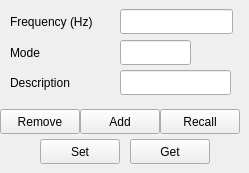
     <widget class="QWidget" name="rx2_3">
      <attribute name="title">
       <string>Rx 2</string>
      </attribute>
      <widget class="QPushButton" name="pushButton_11">
       <property name="geometry">
        <rect>
         <x>80</x>
         <y>109</y>
         <width>80</width>
         <height>25</height>
        </rect>
       </property>
       <property name="text">
        <string>Add</string>
       </property>
      </widget>
      <widget class="QPushButton" name="pushButton_12">
       <property name="geometry">
        <rect>
         <x>160</x>
         <y>109</y>
         <width>80</width>
         <height>25</height>
        </rect>
       </property>
       <property name="text">
        <string>Recall</string>
       </property>
      </widget>
      <widget class="QPushButton" name="pushButton_13">
       <property name="geometry">
        <rect>
         <x>130</x>
         <y>139</y>
         <width>80</width>
         <height>25</height>
        </rect>
       </property>
       <property name="text">
        <string>Get</string>
       </property>
      </widget>
      <widget class="QPushButton" name="pushButton_14">
       <property name="geometry">
        <rect>
         <x>0</x>
         <y>109</y>
         <width>80</width>
         <height>25</height>
        </rect>
       </property>
       <property name="text">
        <string>Remove</string>
       </property>
      </widget>
      <widget class="QLineEdit" name="lineEdit_22">
       <property name="geometry">
        <rect>
         <x>120</x>
         <y>9</y>
         <width>113</width>
         <height>25</height>
        </rect>
       </property>
       <property name="inputMask">
        <string>99999999999</string>
       </property>
       <property name="text">
        <string/>
       </property>
       <property name="maxLength">
        <number>11</number>
       </property>
      </widget>
      <widget class="QLabel" name="label_22">
       <property name="geometry">
        <rect>
         <x>10</x>
         <y>44</y>
         <width>101</width>
         <height>17</height>
        </rect>
       </property>
       <property name="text">
        <string>Mode</string>
       </property>
      </widget>
      <widget class="QPushButton" name="pushButton_15">
       <property name="geometry">
        <rect>
         <x>40</x>
         <y>139</y>
         <width>80</width>
         <height>25</height>
        </rect>
       </property>
       <property name="text">
        <string>Set</string>
       </property>
      </widget>
      <widget class="QLineEdit" name="lineEdit_23">
       <property name="geometry">
        <rect>
         <x>120</x>
         <y>70</y>
         <width>111</width>
         <height>25</height>
        </rect>
       </property>
       <property name="inputMask">
        <string/>
       </property>
       <property name="maxLength">
        <number>32767</number>
       </property>
      </widget>
      <widget class="QLabel" name="label_23">
       <property name="geometry">
        <rect>
         <x>10</x>
         <y>74</y>
         <width>101</width>
         <height>17</height>
        </rect>
       </property>
       <property name="text">
        <string>Description</string>
       </property>
      </widget>
      <widget class="QLabel" name="label_24">
       <property name="geometry">
        <rect>
         <x>10</x>
         <y>13</y>
         <width>101</width>
         <height>17</height>
        </rect>
       </property>
       <property name="text">
        <string>Frequency (Hz)</string>
       </property>
      </widget>
      <widget class="QLineEdit" name="lineEdit_24">
       <property name="geometry">
        <rect>
         <x>120</x>
         <y>40</y>
         <width>71</width>
         <height>25</height>
        </rect>
       </property>
       <property name="inputMask">
        <string/>
       </property>
       <property name="maxLength">
        <number>32767</number>
       </property>
      </widget>
     </widget>
